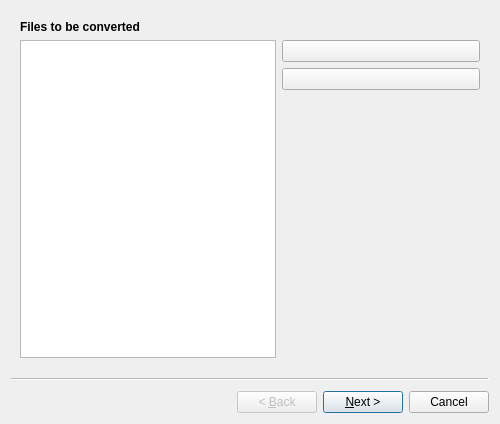
<?xml version="1.0" encoding="UTF-8"?>
<ui version="4.0">
 <class>AddTaskWizard</class>
 <widget class="QWizard" name="AddTaskWizard">
  <property name="geometry">
   <rect>
    <x>0</x>
    <y>0</y>
    <width>500</width>
    <height>424</height>
   </rect>
  </property>
  <property name="baseSize">
   <size>
    <width>347</width>
    <height>424</height>
   </size>
  </property>
  <property name="windowTitle">
   <string>Add Tasks</string>
  </property>
  <property name="wizardStyle">
   <enum>QWizard::ClassicStyle</enum>
  </property>
  <widget class="QWizardPage" name="wizardPageSelectFiles">
   <layout class="QVBoxLayout" name="verticalLayout_2">
    <item>
     <widget class="QLabel" name="lblSelectFiles">
      <property name="font">
       <font>
        <bold>true</bold>
       </font>
      </property>
      <property name="text">
       <string>Files to be converted</string>
      </property>
     </widget>
    </item>
    <item>
     <layout class="QFormLayout" name="formLayout">
      <item row="0" column="0">
       <widget class="QListWidget" name="lstFiles">
        <property name="selectionMode">
         <enum>QAbstractItemView::ExtendedSelection</enum>
        </property>
       </widget>
      </item>
      <item row="0" column="1">
       <layout class="QVBoxLayout" name="verticalLayout">
        <item>
         <widget class="QPushButton" name="btnAdd">
          <property name="toolTip">
           <string>Add files.</string>
          </property>
          <property name="text">
           <string/>
          </property>
          <property name="icon">
           <iconset resource="../images.qrc">
            <normaloff>:/actions/icons/add.png</normaloff>:/actions/icons/add.png</iconset>
          </property>
          <property name="iconSize">
           <size>
            <width>16</width>
            <height>16</height>
           </size>
          </property>
         </widget>
        </item>
        <item>
         <widget class="QPushButton" name="btnRemove">
          <property name="toolTip">
           <string>Remove selected files.</string>
          </property>
          <property name="text">
           <string/>
          </property>
          <property name="icon">
           <iconset resource="../images.qrc">
            <normaloff>:/actions/icons/remove.png</normaloff>:/actions/icons/remove.png</iconset>
          </property>
         </widget>
        </item>
        <item>
         <spacer name="verticalSpacer">
          <property name="orientation">
           <enum>Qt::Vertical</enum>
          </property>
          <property name="sizeHint" stdset="0">
           <size>
            <width>20</width>
            <height>40</height>
           </size>
          </property>
         </spacer>
        </item>
       </layout>
      </item>
     </layout>
    </item>
   </layout>
  </widget>
  <widget class="QWizardPage" name="wizardPage2">
   <layout class="QGridLayout" name="gridLayout_2">
    <item row="0" column="0">
     <layout class="QVBoxLayout" name="verticalLayout_3">
      <item>
       <widget class="QLabel" name="label">
        <property name="font">
         <font>
          <bold>true</bold>
         </font>
        </property>
        <property name="text">
         <string>Output Settings</string>
        </property>
       </widget>
      </item>
      <item>
       <layout class="QGridLayout" name="gridLayout">
        <item row="1" column="2">
         <widget class="QPushButton" name="btnEditPreset">
          <property name="sizePolicy">
           <sizepolicy hsizetype="Minimum" vsizetype="Fixed">
            <horstretch>0</horstretch>
            <verstretch>0</verstretch>
           </sizepolicy>
          </property>
          <property name="text">
           <string>Edit</string>
          </property>
          <property name="icon">
           <iconset resource="../images.qrc">
            <normaloff>:/actions/icons/edit_preset.png</normaloff>:/actions/icons/edit_preset.png</iconset>
          </property>
         </widget>
        </item>
        <item row="0" column="1">
         <widget class="QComboBox" name="cbExtension">
          <property name="sizePolicy">
           <sizepolicy hsizetype="Expanding" vsizetype="Fixed">
            <horstretch>0</horstretch>
            <verstretch>0</verstretch>
           </sizepolicy>
          </property>
         </widget>
        </item>
        <item row="2" column="1">
         <widget class="QCheckBox" name="chkAutoAdjustBitrate">
          <property name="toolTip">
           <string>Auto adjust output bitrate to reduce output file size.</string>
          </property>
          <property name="text">
           <string>Auto Adjust Audio Bitrate</string>
          </property>
         </widget>
        </item>
        <item row="1" column="0">
         <widget class="QLabel" name="lblPreset">
          <property name="text">
           <string>Preset</string>
          </property>
         </widget>
        </item>
        <item row="1" column="1">
         <widget class="QComboBox" name="cbPreset">
          <property name="sizePolicy">
           <sizepolicy hsizetype="Expanding" vsizetype="Fixed">
            <horstretch>0</horstretch>
            <verstretch>0</verstretch>
           </sizepolicy>
          </property>
         </widget>
        </item>
        <item row="0" column="0">
         <widget class="QLabel" name="lblExtension">
          <property name="text">
           <string>Convert to</string>
          </property>
         </widget>
        </item>
       </layout>
      </item>
     </layout>
    </item>
    <item row="1" column="0">
     <widget class="QGroupBox" name="groupOutputPath">
      <property name="title">
       <string>Output Path</string>
      </property>
      <layout class="QVBoxLayout" name="verticalLayout_5">
       <item>
        <widget class="QRadioButton" name="rbSelectFolder">
         <property name="text">
          <string>Select &amp;folder</string>
         </property>
        </widget>
       </item>
       <item>
        <layout class="QHBoxLayout" name="horizontalLayout_2">
         <item>
          <spacer name="horizontalSpacer">
           <property name="orientation">
            <enum>Qt::Horizontal</enum>
           </property>
           <property name="sizeType">
            <enum>QSizePolicy::Minimum</enum>
           </property>
           <property name="sizeHint" stdset="0">
            <size>
             <width>40</width>
             <height>20</height>
            </size>
           </property>
          </spacer>
         </item>
         <item>
          <widget class="QComboBox" name="cbOutputPath">
           <property name="sizePolicy">
            <sizepolicy hsizetype="Expanding" vsizetype="Fixed">
             <horstretch>0</horstretch>
             <verstretch>0</verstretch>
            </sizepolicy>
           </property>
          </widget>
         </item>
         <item>
          <widget class="QPushButton" name="btnBrowseOutputPath">
           <property name="text">
            <string>Browse</string>
           </property>
          </widget>
         </item>
        </layout>
       </item>
       <item>
        <widget class="QRadioButton" name="rbNewFolder">
         <property name="text">
          <string extracomment="Create a new folder (e.g. qwinff_output) in the folder containing the input files. Put the output files in the newly created folder.">Create &amp;new folder in source folder</string>
         </property>
        </widget>
       </item>
       <item>
        <layout class="QHBoxLayout" name="horizontalLayout_3">
         <item>
          <spacer name="horizontalSpacer_2">
           <property name="orientation">
            <enum>Qt::Horizontal</enum>
           </property>
           <property name="sizeType">
            <enum>QSizePolicy::Minimum</enum>
           </property>
           <property name="sizeHint" stdset="0">
            <size>
             <width>40</width>
             <height>20</height>
            </size>
           </property>
          </spacer>
         </item>
         <item>
          <widget class="QLabel" name="label_2">
           <property name="text">
            <string>Folder Name</string>
           </property>
          </widget>
         </item>
         <item>
          <widget class="QLineEdit" name="txtNewFolderName"/>
         </item>
         <item>
          <spacer name="horizontalSpacer_3">
           <property name="orientation">
            <enum>Qt::Horizontal</enum>
           </property>
           <property name="sizeType">
            <enum>QSizePolicy::Minimum</enum>
           </property>
           <property name="sizeHint" stdset="0">
            <size>
             <width>40</width>
             <height>20</height>
            </size>
           </property>
          </spacer>
         </item>
        </layout>
       </item>
       <item>
        <widget class="QRadioButton" name="rbSourceFolder">
         <property name="text">
          <string extracomment="put the output files in the same folder as the input files">Output to &amp;source folder</string>
         </property>
        </widget>
       </item>
      </layout>
     </widget>
    </item>
   </layout>
  </widget>
 </widget>
 <tabstops>
  <tabstop>cbExtension</tabstop>
  <tabstop>cbPreset</tabstop>
  <tabstop>btnEditPreset</tabstop>
  <tabstop>chkAutoAdjustBitrate</tabstop>
  <tabstop>btnAdd</tabstop>
  <tabstop>btnRemove</tabstop>
  <tabstop>lstFiles</tabstop>
 </tabstops>
 <resources>
  <include location="../images.qrc"/>
 </resources>
 <connections/>
</ui>
